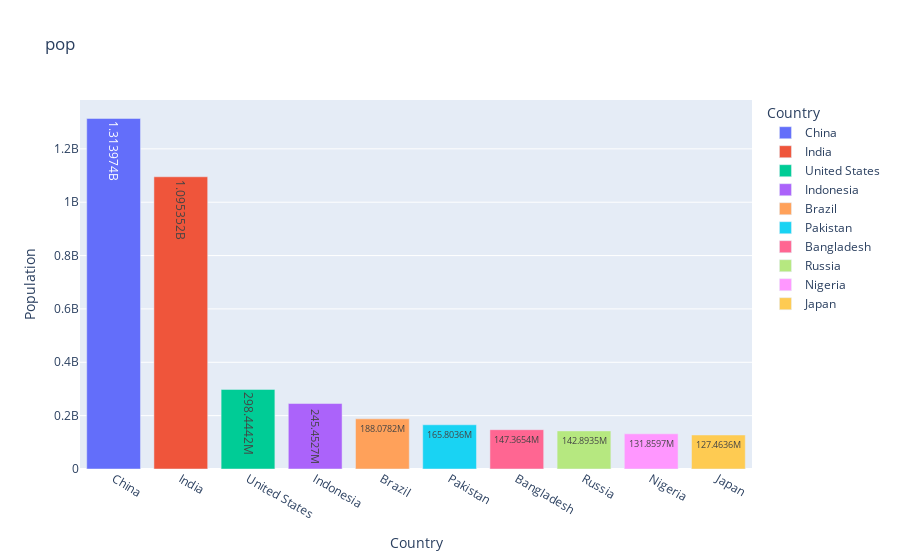

Write notebook code for a chart like this one.
### Code cell
top10_pop = countries.sort_values('Population',ascending=False)[:10]
          
# seperate string for the title
title_ = 'pop'

fig1 = px.bar(top10_pop, x = 'Country', y = 'Population', color='Country',
               text_auto = True,
             labels = labels_,
             title=title_)

fig1.show()

### Figure 1 — Plotly figure (JSON) as saved in the notebook; plotly's stock layout.template omitted (floating-point values rounded to 4 significant figures)
{"data": [{"alignmentgroup": "True", "hovertemplate": "Country=%{x}<br>Population=%{y}<extra></extra>", "legendgroup": "China ", "marker": {"color": "#636efa", "pattern": {"shape": ""}}, "name": "China ", "offsetgroup": "China ", "orientation": "v", "showlegend": true, "textposition": "auto", "texttemplate": "%{y}", "type": "bar", "x": ["China "], "xaxis": "x", "y": [1313973713], "yaxis": "y"}, {"alignmentgroup": "True", "hovertemplate": "Country=%{x}<br>Population=%{y}<extra></extra>", "legendgroup": "India ", "marker": {"color": "#EF553B", "pattern": {"shape": ""}}, "name": "India ", "offsetgroup": "India ", "orientation": "v", "showlegend": true, "textposition": "auto", "texttemplate": "%{y}", "type": "bar", "x": ["India "], "xaxis": "x", "y": [1095351995], "yaxis": "y"}, {"alignmentgroup": "True", "hovertemplate": "Country=%{x}<br>Population=%{y}<extra></extra>", "legendgroup": "United States ", "marker": {"color": "#00cc96", "pattern": {"shape": ""}}, "name": "United States ", "offsetgroup": "United States ", "orientation": "v", "showlegend": true, "textposition": "auto", "texttemplate": "%{y}", "type": "bar", "x": ["United States "], "xaxis": "x", "y": [298444215], "yaxis": "y"}, {"alignmentgroup": "True", "hovertemplate": "Country=%{x}<br>Population=%{y}<extra></extra>", "legendgroup": "Indonesia ", "marker": {"color": "#ab63fa", "pattern": {"shape": ""}}, "name": "Indonesia ", "offsetgroup": "Indonesia ", "orientation": "v", "showlegend": true, "textposition": "auto", "texttemplate": "%{y}", "type": "bar", "x": ["Indonesia "], "xaxis": "x", "y": [245452739], "yaxis": "y"}, {"alignmentgroup": "True", "hovertemplate": "Country=%{x}<br>Population=%{y}<extra></extra>", "legendgroup": "Brazil ", "marker": {"color": "#FFA15A", "pattern": {"shape": ""}}, "name": "Brazil ", "offsetgroup": "Brazil ", "orientation": "v", "showlegend": true, "textposition": "auto", "texttemplate": "%{y}", "type": "bar", "x": ["Brazil "], "xaxis": "x", "y": [188078227], "yaxis": "y"}, {"alignmentgroup": "True", "hovertemplate": "Country=%{x}<br>Population=%{y}<extra></extra>", "legendgroup": "Pakistan ", "marker": {"color": "#19d3f3", "pattern": {"shape": ""}}, "name": "Pakistan ", "offsetgroup": "Pakistan ", "orientation": "v", "showlegend": true, "textposition": "auto", "texttemplate": "%{y}", "type": "bar", "x": ["Pakistan "], "xaxis": "x", "y": [165803560], "yaxis": "y"}, {"alignmentgroup": "True", "hovertemplate": "Country=%{x}<br>Population=%{y}<extra></extra>", "legendgroup": "Bangladesh ", "marker": {"color": "#FF6692", "pattern": {"shape": ""}}, "name": "Bangladesh ", "offsetgroup": "Bangladesh ", "orientation": "v", "showlegend": true, "textposition": "auto", "texttemplate": "%{y}", "type": "bar", "x": ["Bangladesh "], "xaxis": "x", "y": [147365352], "yaxis": "y"}, {"alignmentgroup": "True", "hovertemplate": "Country=%{x}<br>Population=%{y}<extra></extra>", "legendgroup": "Russia ", "marker": {"color": "#B6E880", "pattern": {"shape": ""}}, "name": "Russia ", "offsetgroup": "Russia ", "orientation": "v", "showlegend": true, "textposition": "auto", "texttemplate": "%{y}", "type": "bar", "x": ["Russia "], "xaxis": "x", "y": [142893540], "yaxis": "y"}, {"alignmentgroup": "True", "hovertemplate": "Country=%{x}<br>Population=%{y}<extra></extra>", "legendgroup": "Nigeria ", "marker": {"color": "#FF97FF", "pattern": {"shape": ""}}, "name": "Nigeria ", "offsetgroup": "Nigeria ", "orientation": "v", "showlegend": true, "textposition": "auto", "texttemplate": "%{y}", "type": "bar", "x": ["Nigeria "], "xaxis": "x", "y": [131859731], "yaxis": "y"}, {"alignmentgroup": "True", "hovertemplate": "Country=%{x}<br>Population=%{y}<extra></extra>", "legendgroup": "Japan ", "marker": {"color": "#FECB52", "pattern": {"shape": ""}}, "name": "Japan ", "offsetgroup": "Japan ", "orientation": "v", "showlegend": true, "textposition": "auto", "texttemplate": "%{y}", "type": "bar", "x": ["Japan "], "xaxis": "x", "y": [127463611], "yaxis": "y"}], "layout": {"barmode": "relative", "legend": {"title": {"text": "Country"}, "tracegroupgap": 0}, "title": {"text": "pop"}, "xaxis": {"anchor": "y", "categoryarray": ["China ", "India ", "United States ", "Indonesia ", "Brazil ", "Pakistan ", "Bangladesh ", "Russia ", "Nigeria ", "Japan "], "categoryorder": "array", "domain": [0, 1], "title": {"text": "Country"}}, "yaxis": {"anchor": "x", "domain": [0, 1], "title": {"text": "Population"}}}}
